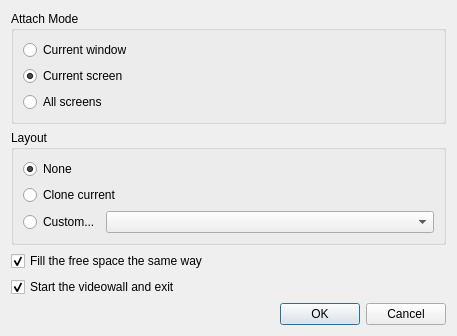
<?xml version="1.0" encoding="UTF-8"?>
<ui version="4.0">
 <class>QnAttachToVideowallDialog</class>
 <widget class="QDialog" name="QnAttachToVideowallDialog">
  <property name="geometry">
   <rect>
    <x>0</x>
    <y>0</y>
    <width>457</width>
    <height>302</height>
   </rect>
  </property>
  <property name="windowTitle">
   <string>Attach to videowall...</string>
  </property>
  <layout class="QVBoxLayout" name="verticalLayout_2">
   <item>
    <widget class="QGroupBox" name="attachModeGroupBox">
     <property name="title">
      <string>Attach Mode</string>
     </property>
     <layout class="QVBoxLayout" name="verticalLayout">
      <item>
       <widget class="QRadioButton" name="amWindowRadioButton">
        <property name="text">
         <string>Current window</string>
        </property>
       </widget>
      </item>
      <item>
       <widget class="QRadioButton" name="amScreenRadioButton">
        <property name="text">
         <string>Current screen</string>
        </property>
        <property name="checked">
         <bool>true</bool>
        </property>
       </widget>
      </item>
      <item>
       <widget class="QRadioButton" name="amAllRadioButton">
        <property name="text">
         <string>All screens</string>
        </property>
       </widget>
      </item>
     </layout>
    </widget>
   </item>
   <item>
    <widget class="QGroupBox" name="layoutGroupBox">
     <property name="title">
      <string>Layout</string>
     </property>
     <layout class="QVBoxLayout" name="verticalLayout_3">
      <item>
       <widget class="QRadioButton" name="layoutNone">
        <property name="text">
         <string>None</string>
        </property>
        <property name="checked">
         <bool>true</bool>
        </property>
       </widget>
      </item>
      <item>
       <widget class="QRadioButton" name="layoutClone">
        <property name="text">
         <string>Clone current</string>
        </property>
       </widget>
      </item>
      <item>
       <layout class="QHBoxLayout" name="horizontalLayout">
        <item>
         <widget class="QRadioButton" name="layoutCustom">
          <property name="text">
           <string>Custom...</string>
          </property>
         </widget>
        </item>
        <item>
         <widget class="QComboBox" name="layoutsComboBox">
          <property name="sizePolicy">
           <sizepolicy hsizetype="Expanding" vsizetype="Fixed">
            <horstretch>1</horstretch>
            <verstretch>0</verstretch>
           </sizepolicy>
          </property>
         </widget>
        </item>
       </layout>
      </item>
     </layout>
    </widget>
   </item>
   <item>
    <spacer name="verticalSpacer">
     <property name="orientation">
      <enum>Qt::Vertical</enum>
     </property>
     <property name="sizeHint" stdset="0">
      <size>
       <width>20</width>
       <height>40</height>
      </size>
     </property>
    </spacer>
   </item>
   <item>
    <widget class="QCheckBox" name="autoFillCheckBox">
     <property name="text">
      <string>Fill the free space the same way</string>
     </property>
     <property name="checked">
      <bool>true</bool>
     </property>
    </widget>
   </item>
   <item>
    <widget class="QCheckBox" name="closeClientCheckBox">
     <property name="text">
      <string>Start the videowall and exit</string>
     </property>
     <property name="checked">
      <bool>true</bool>
     </property>
    </widget>
   </item>
   <item>
    <widget class="QDialogButtonBox" name="buttonBox">
     <property name="orientation">
      <enum>Qt::Horizontal</enum>
     </property>
     <property name="standardButtons">
      <set>QDialogButtonBox::Cancel|QDialogButtonBox::Ok</set>
     </property>
    </widget>
   </item>
  </layout>
 </widget>
 <resources/>
 <connections>
  <connection>
   <sender>buttonBox</sender>
   <signal>accepted()</signal>
   <receiver>QnAttachToVideowallDialog</receiver>
   <slot>accept()</slot>
   <hints>
    <hint type="sourcelabel">
     <x>248</x>
     <y>254</y>
    </hint>
    <hint type="destinationlabel">
     <x>157</x>
     <y>274</y>
    </hint>
   </hints>
  </connection>
  <connection>
   <sender>buttonBox</sender>
   <signal>rejected()</signal>
   <receiver>QnAttachToVideowallDialog</receiver>
   <slot>reject()</slot>
   <hints>
    <hint type="sourcelabel">
     <x>316</x>
     <y>260</y>
    </hint>
    <hint type="destinationlabel">
     <x>286</x>
     <y>274</y>
    </hint>
   </hints>
  </connection>
 </connections>
</ui>
